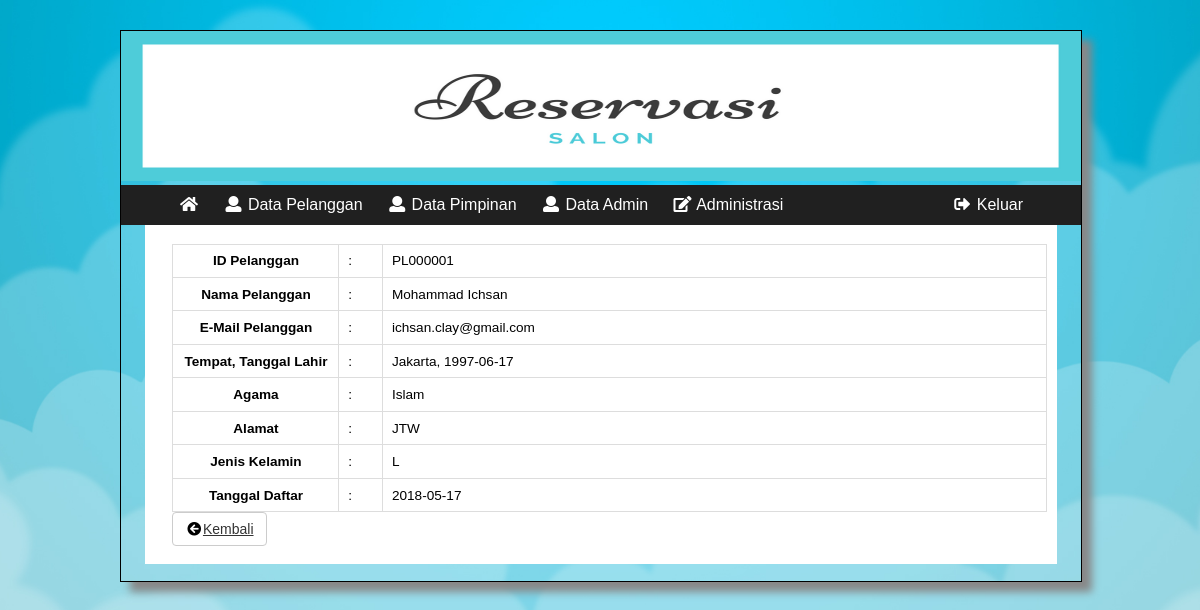
The page /akses/pimpinan/index.php?p=d_pelanggan_tools&id=PL000001&aksi=detail on the database its author committed.
### tables this page shows
CREATE TABLE `pelanggan` (
  `id_pelanggan` varchar(15) NOT NULL,
  `nama_pelanggan` varchar(100) DEFAULT NULL,
  `email_pelanggan` varchar(100) DEFAULT NULL,
  `tanggal_lahir_pelanggan` date DEFAULT NULL,
  `tempat_lahir_pelanggan` varchar(40) DEFAULT NULL,
  `agama_pelanggan` varchar(15) DEFAULT NULL,
  `alamat_pelanggan` text,
  `password_pelanggan` varchar(100) DEFAULT NULL,
  `jk_pelanggan` enum('L','P') DEFAULT NULL,
  `tanggal_daftar` date DEFAULT NULL,
  `status_selesai_transaksi` int(11) DEFAULT NULL
);

### akses/controller.php (called while the page is built, shortened)
<?php
if (!empty($_GET['id'])) {
  $id = $_GET['id'];
  $queryedit_pelanggan = "SELECT * FROM pelanggan WHERE id_pelanggan = '$id' order by id_pelanggan asc";
  $sqledit_pelanggan = $mysqli->query($queryedit_pelanggan);
}
?>

### akses/pimpinan/konten/d_pelanggan_tools.php (the view, shortened to what this page needs)
<div class="apps-content-item">
<?php
$aksi = $_GET['aksi'];
if ($aksi == 'detail') {
  ?>
  <table id="tbl">
    <?php
    foreach ($sqledit_pelanggan as $key) {
      extract($key);
      ?>
           <tr>
               <th width="19%">ID Pelanggan</th>
               <td width="5%">:</td>
               <td><?php echo $id_pelanggan; ?></td>
           </tr>
           <tr>
               <th width="19%">Nama Pelanggan</th>
               <td width="5%">:</td>
               <td><?php echo $nama_pelanggan; ?></td>
           </tr>
           <tr>
               <th width="19%">E-Mail Pelanggan</th>
               <td width="5%">:</td>
               <td><?php echo $email_pelanggan; ?></td>
           </tr>
           <tr>
               <th width="19%">Tempat, Tanggal Lahir</th>
               <td width="5%">:</td>
               <td><?php echo $tempat_lahir_pelanggan.", ".$tanggal_lahir_pelanggan; ?></td>
           </tr>
           <tr>
               <th width="19%">Agama</th>
               <td width="5%">:</td>
               <td><?php echo $agama_pelanggan; ?></td>
           </tr>
           <tr>
               <th width="19%">Alamat</th>
               <td width="5%">:</td>
               <td><?php echo $alamat_pelanggan; ?></td>
           </tr>
           <tr>
               <th width="19%">Jenis Kelamin</th>
               <td width="5%">:</td>
               <td><?php echo $jk_pelanggan; ?></td>
           </tr>
           <tr>
               <th width="19%">Tanggal Daftar</th>
               <td width="5%">:</td>
               <td><?php echo $tanggal_daftar; ?></td>
           </tr>
           <?php
         }
          ?>
   </table>
   <a href="index.php?p=d_pelanggan" class="btn btn-default"><i class="fa fa-fw fa-arrow-circle-left" style="color:#000"></i>Kembali</a>
  <?php
}
 ?>
</div>

### akses/booking.css (style rules this page uses)
@media (min-width: 576px) { body { background: url(img/bg.jpg); -webkit-background-size: 100% 100%; -moz-background-size: 100% 100%; -o-background-size: 100% 100%; background-size: cover; background-repeat: no-repeat; background-position: center; position: absolute; background-attachment: fixed; margin: 0px; padding: 0px; background-color: #fff; overflow-x: hidden; } }
@media (min-width: 576px) { .apps-content-item { display: block; position: relative; float: left; width: 98%; font-size: 0.85em; padding: 1%; left : 1%; } }
@media (min-width: 576px) { #tbl { width: 100%; align-content: center; border-spacing: 0; border: 1px solid #ddd; border-right: 0; border-bottom: 0; display: table; position: relative; } }
@media (min-width: 576px) { #tbl th, #tbl td { padding: 1%; border: 1px solid #ddd; border-top: 0; border-left: 0; } }
@media (min-width: 576px) { .btn { display: inline-block; padding: 6px 12px; margin-bottom: 0; font-size: 14px; font-weight: normal; line-height: 1.42857143; text-align: center; white-space: nowrap; vertical-align: middle; -ms-touch-action: manipulation; touch-action: manipulation; cursor: pointer; -webkit-user-select: none; -moz-user-select: none; -ms-user-select: none; user-select: none; background-image: none; border: 1px solid transparent; border-radius: 4px; } }
@media (min-width: 576px) { .btn-default { color: #333; background-color: #fff; border-color: #ccc; } }

### rows shown on the page
pelanggan: id_pelanggan "PL000001", nama_pelanggan "Mohammad Ichsan", email_pelanggan "ichsan.clay@gmail.com", tempat_lahir_pelanggan "Jakarta", tanggal_lahir_pelanggan "1997-06-17", agama_pelanggan "Islam", alamat_pelanggan "JTW", jk_pelanggan "L", tanggal_daftar "2018-05-17"
